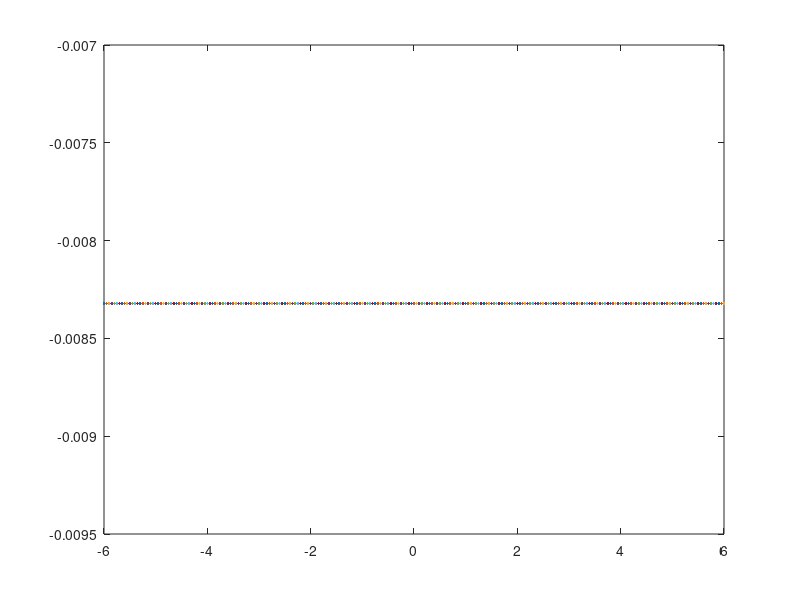

This chart was generated by the following MATLAB code:
%% Nolan Anderson
% CPE 381 Homework 4 #2

Fs = 20;      
Ts = 1/Fs;     
t = -6:Ts:6;     % Time 
h = sin(pi*t)/(pi*t);
plot(t, h);